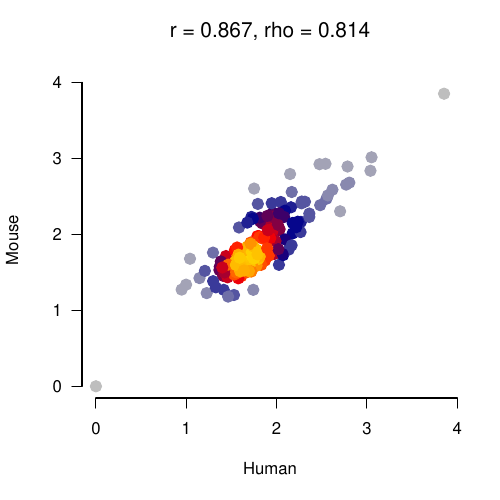

R code for this plot:
library(tidyverse)
library(LSD)
library(cowplot)

human_features <- read.csv("./results/human/RNA/lgbm-LL_P5_P3_CF_AAF_3mer_freq_5/feature_importance.csv", 
  header = TRUE, sep = ","
)

mouse_features <- read.csv("./results/mouse/RNA/lgbm-LL_P5_P3_CF_AAF_3mer_freq_5/feature_importance.csv", 
  header = TRUE, sep = ","
)
features <- data.frame(row.names = row.names(human_features))
features['Human'] <- human_features$mean_importance
features['Mouse'] <- mouse_features$mean_importance
features['Human'] <- log10(features['Human'])
features['Mouse'] <- log10(features['Mouse'])
features$Human[features$Human == -Inf] <- 0
features$Mouse[features$Mouse == -Inf] <- 0

pdf("./figures/RNA/human_mouse_feature_imp_corr.pdf", 5, 5) 
features %>% 
  mutate(
    r = cor(Human, Mouse, use = "pairwise.complete.obs", method = "pearson"),
    rho = cor(Human, Mouse, use= "pairwise.complete.obs", method = "spearman"),
    ) %>%
  {
    heatscatter(
      .$Human, .$Mouse,
      # xlim = c(0, 4), ylim = c(0, 4),
      xlab = "Human", 
      ylab = "Mouse", bty='n', las=1,
      main = str_glue("r = {.$r[1] %>% round(3)}, rho = {.$rho[1] %>% round(3)}"),
      cexplot = 1.5,
    )
  }
dev.off()